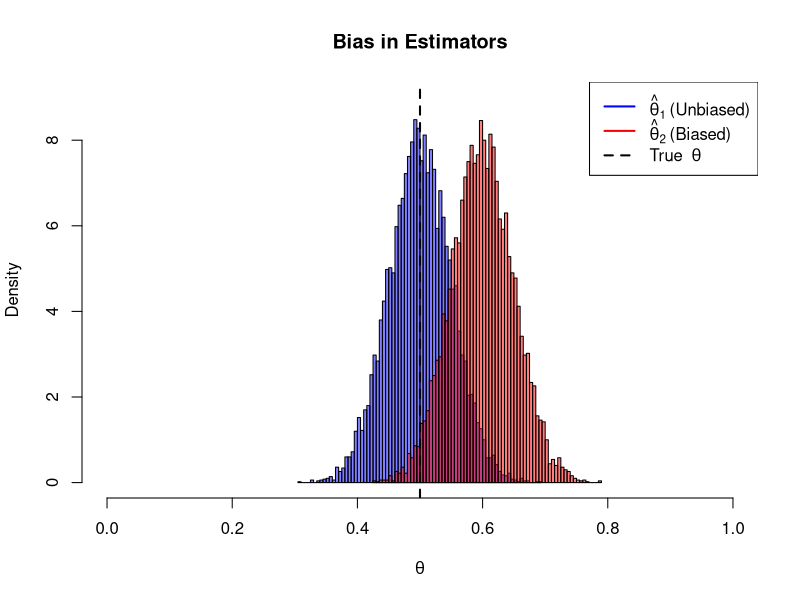
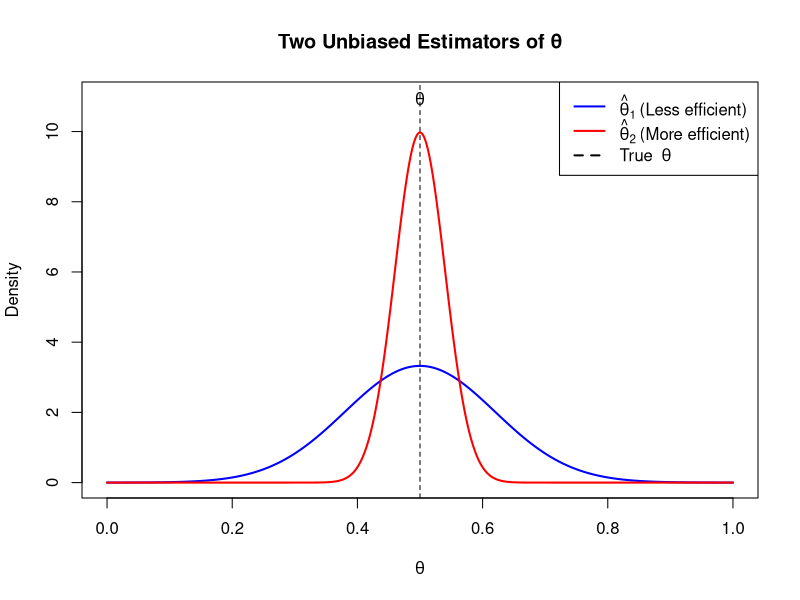
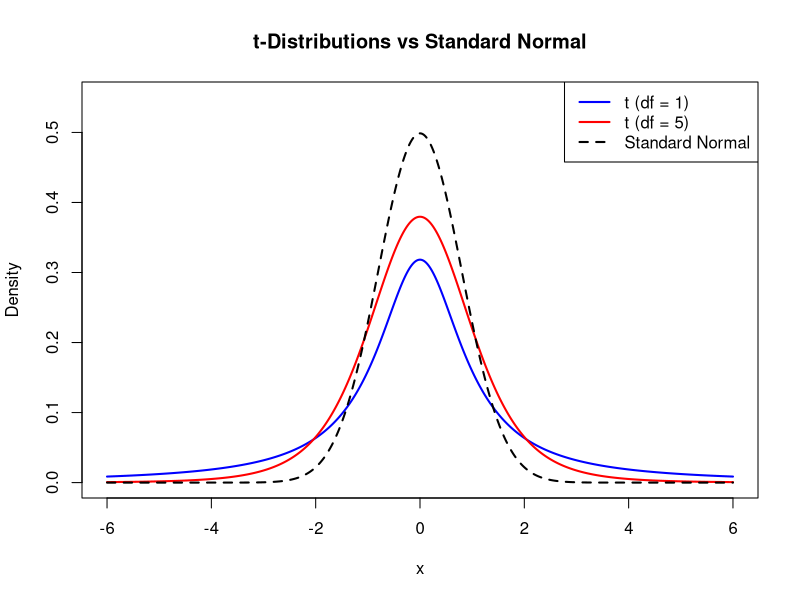
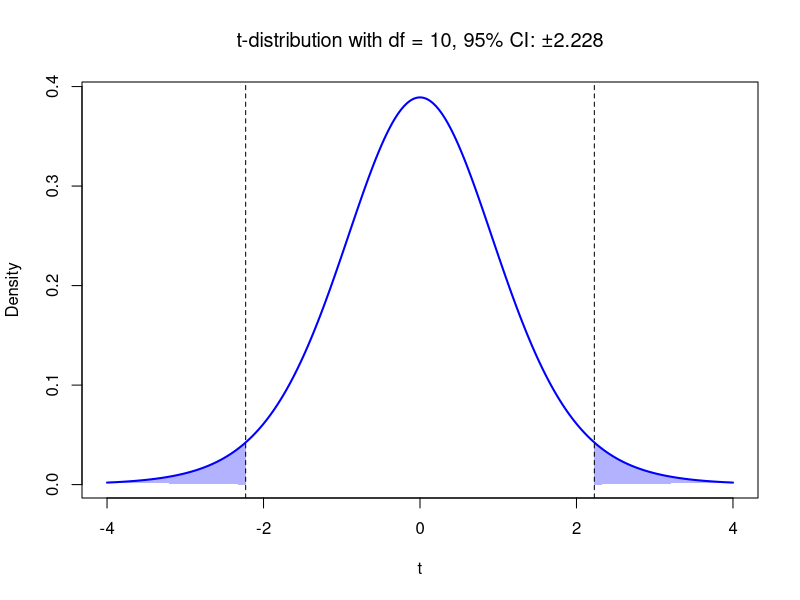

The R script that drew these images, in order:
## ---- chunk 1
knitr::opts_chunk$set(echo = TRUE)
library(ggplot2)
library(dplyr)
## ---- chunk 2
set.seed(123)

# True theta
theta <- 0.5

# Generate two distributions
theta1_hat <- rnorm(10000, mean = theta, sd = 0.05)           # Unbiased estimator
theta2_hat <- rnorm(10000, mean = theta + 0.1, sd = 0.05)     # Biased estimator

# Plot
hist(theta1_hat, breaks = 100, probability = TRUE, col = rgb(0, 0, 1, 0.5),
     xlim = c(0, 1), ylim = c(0, 9), xlab = expression(theta),
     main = "Bias in Estimators")
hist(theta2_hat, breaks = 100, probability = TRUE, col = rgb(1, 0, 0, 0.5), add = TRUE)
abline(v = theta, col = "black", lty = 2, lwd = 2)
legend("topright", legend = c(expression(hat(theta)[1] ~ "(Unbiased)"),
                              expression(hat(theta)[2] ~ "(Biased)"),
                              expression("True " ~ theta)),
       col = c("blue", "red", "black"), lwd = 2, lty = c(1, 1, 2))
## ---- chunk 3
theta <- seq(0, 1, length.out = 1000)

# Two unbiased estimators centered at θ = 0.5
f1 <- dnorm(theta, mean = 0.5, sd = 0.12)  # Less efficient (wider spread)
f2 <- dnorm(theta, mean = 0.5, sd = 0.04)  # More efficient (narrower spread)

# Plot the two distributions
plot(theta, f1, type = "l", col = "blue", lwd = 2,
     ylab = "Density", xlab = expression(theta),
     main = "Two Unbiased Estimators of θ",
     ylim = c(0, max(f1, f2) + 1))

lines(theta, f2, col = "red", lwd = 2)

# Mark the true θ
abline(v = 0.5, col = "black", lty = 2)
text(0.5, max(f1, f2) + 0.5, labels = expression(theta), pos = 3)

legend("topright",
       legend = c(expression(hat(theta)[1] ~ "(Less efficient)"),
                  expression(hat(theta)[2] ~ "(More efficient)"),
                  expression("True " ~ theta)),
       col = c("blue", "red", "black"),
       lty = c(1, 1, 2), lwd = 2)
## ---- chunk 4
# x-axis values
x <- seq(-6, 6, length.out = 1000)

# Density for t-distributions
df1 <- 1
df2 <- 5
t_df1 <- dt(x, df = df1)
t_df2 <- dt(x, df = df2)

# Adjusted standard deviation to get a peak near 0.5
adjusted_sd <- 0.8
normal <- dnorm(x, mean = 0, sd = adjusted_sd)

# Plot
plot(x, t_df1, type = "l", col = "blue", lwd = 2,
     ylim = c(0, 0.55),
     xlab = "x", ylab = "Density",
     main = "t-Distributions vs Standard Normal")
lines(x, t_df2, col = "red", lwd = 2)
lines(x, normal, col = "black", lwd = 2, lty = 2)

legend("topright",
       legend = c("t (df = 1)", "t (df = 5)", "Standard Normal"),
       col = c("blue", "red", "black"),
       lty = c(1, 1, 2), lwd = 2)

## ---- chunk 5
library(knitr)
library(kableExtra)

# Data
df <- c(5, 10, 15, 20, 25, 30)
t_val <- c(2.571, 2.228, 2.131, 2.086, 2.060, 2.042)

# Create data frame without column names
t_table <- data.frame(df, t_val)

# Assign readable column names after creation
colnames(t_table) <- c("Degrees of Freedom", "t-value (α/2) for 95% CI")

# Output table
kable(t_table, "html", align = 'c', caption = "Critical Values for t Distribution (95% CI)") %>%
  kable_styling(full_width = FALSE, position = "center", bootstrap_options = c("striped", "hover"))
## ---- chunk 6
x <- seq(-4, 4, length.out = 1000)
df <- 10
t_dist <- dt(x, df = df)
crit <- qt(0.975, df = df)

plot(x, t_dist, type = "l", lwd = 2, col = "blue",
     ylab = "Density", xlab = "t",
     main = expression(paste("t-distribution with df = 10, 95% CI: ", "\u00B12.228")))

# Shade critical areas
polygon(c(x[x <= -crit], -crit), c(t_dist[x <= -crit], 0), col = rgb(0,0,1,0.3), border = NA)
polygon(c(x[x >= crit], crit), c(t_dist[x >= crit], 0), col = rgb(0,0,1,0.3), border = NA)

abline(v = c(-crit, crit), lty = 2)
